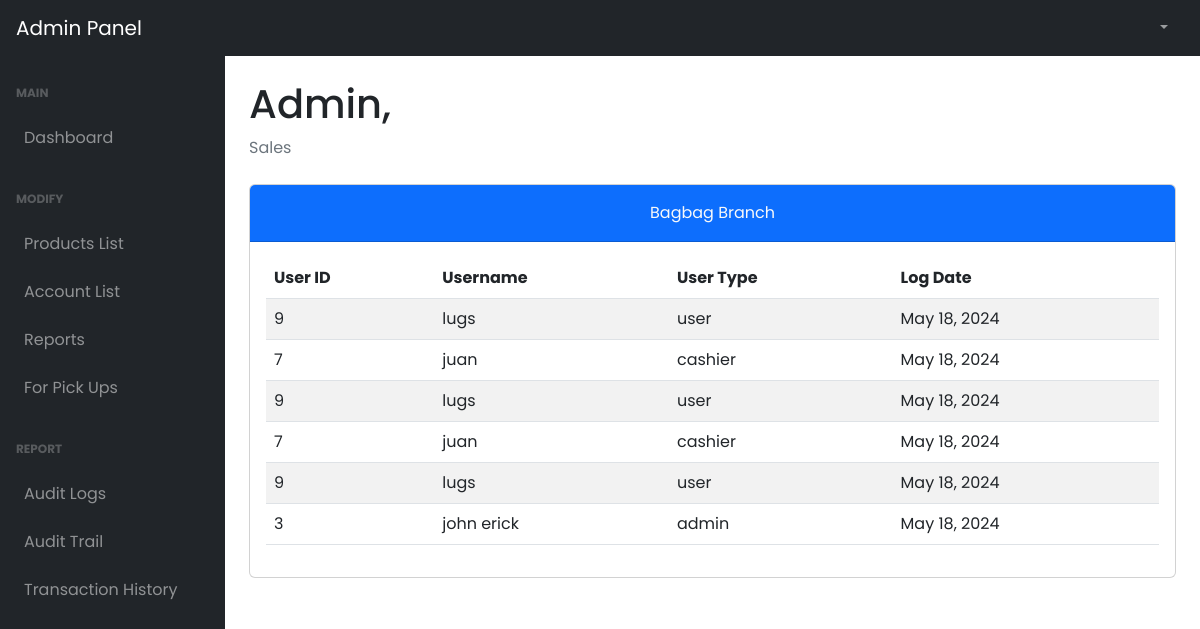
The app's page /admin/auditlogs.php (signed in), older data.
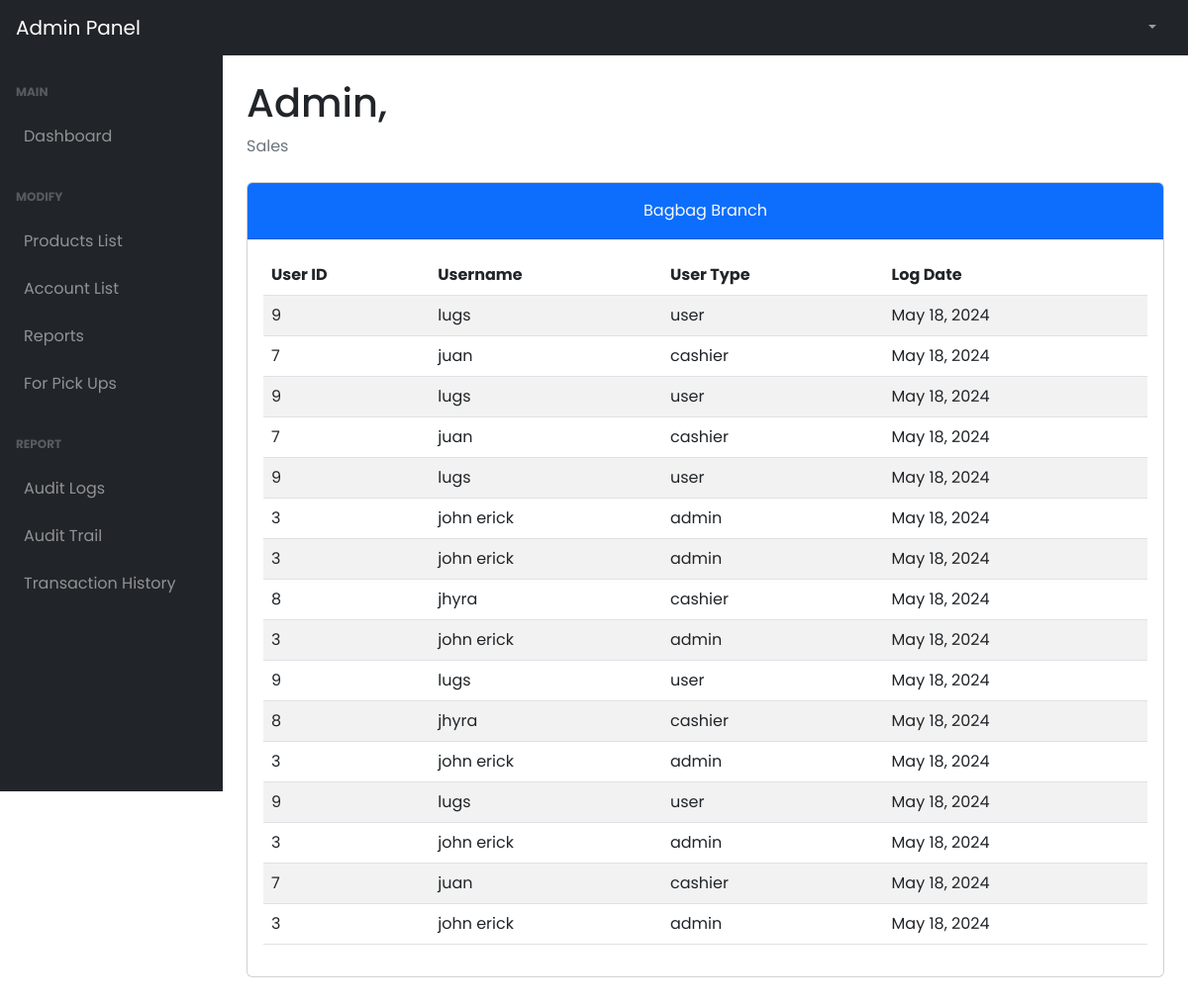
The same page, newer data.
### tables this page shows
CREATE TABLE `tbl_audit_log` (
  `log_user_id` int(11) DEFAULT NULL,
  `log_username` varchar(50) DEFAULT NULL,
  `log_user_type` varchar(50) DEFAULT NULL,
  `log_date` timestamp NULL DEFAULT current_timestamp()
);

CREATE TABLE `tbl_role` (
  `role_id` int(11) NOT NULL,
  `role_name` varchar(50) NOT NULL
);

### admin/auditlogs.php (the view, shortened to what this page needs)
<!DOCTYPE html>
<html lang="en">
  <head>
    <link href="../plugins/dataTables.bootstrap5.min.css" rel="stylesheet" />
    <link href="../plugins/responsive.bootstrap5.min.css" rel="stylesheet" />
    <link href="../styles/bootstrap5-min.css" rel="stylesheet" />
    <link href="../styles/card-general.css" rel="stylesheet" />
  </head>
  <body class="sb-nav-fixed">
    <?php require_once("./navbar.php"); ?>
    <div id="layoutSidenav">
      <?php require_once("./sidebar.php"); ?>
      <div id="layoutSidenav_content">
        <main>
          <div class="container-fluid px-4">
            <h1 class="mt-4" id="full_name">Admin,</h1>
            <ol class="breadcrumb mb-4">
              <li class="breadcrumb-item active">Sales</li>
            </ol>
              <div class="card mb-5">
                    <div class="card-header bg-primary pt-3">
                        <div class="text-center">
                            <p class="card-title text-light">Bagbag Branch
                        </div>
                    </div>
                    <div class="card-body">
                      <table id="userAuditLogs" class="table table-striped nowrap" style="width:100%">
                        <thead>
                          <tr>
                            <th>User ID</th>
                            <th>Username</th>
                            <th>User Type</th>
                            <th>Log Date</th>
                          </tr>
                        </thead>
                        <tbody>
                          <?php
                            $query = "SELECT tl.*, tr.role_name FROM tbl_audit_log tl
                            INNER JOIN tbl_role tr ON tr.role_id = tl.log_user_type;";
                            $stmt = $conn->prepare($query);
                            $stmt->execute();
                            $result = $stmt->get_result();
                              while ($data = $result->fetch_assoc()) {
                                $dateObject = new DateTime($data["log_date"]);
                          ?>
                          <tr>
                            <td><?php echo $data['log_user_id'];?></td>
                            <td><?php echo $data['log_username'];?></td>
                            <td><?php echo $data['role_name'];?></td>
                            <td><?php echo $dateObject->format('F j, Y'); ?></td>
                          </tr>
                          <?php
                            }
                          ?>
                        </tbody>
                      </table>
                    </div>
                  </div>
            </div>
      </main>
    </div>
  </div>
    <link rel="stylesheet" href="../styles/dataTables.min.css">
  </body>
</html>

### admin/navbar.php (shortened to what this page needs)
<nav class="sb-topnav navbar navbar-expand navbar-dark bg-dark">
      <a class="navbar-brand ps-3" href="index.php">Admin Panel</a>
      <button
        class="btn btn-link btn-sm order-1 order-lg-0 me-4 me-lg-0"
        id="sidebarToggle"
        href="#!"
      >
      </button>
      <ul class="navbar-nav ms-auto ms-md-0 me-3 me-lg-4">
        <li class="nav-item dropdown">
          <a
            class="nav-link dropdown-toggle"
            id="settingsDropDown"
            href="#"
            role="button"
            data-bs-toggle="dropdown"
            aria-expanded="false"
            ></a>
        </li>
      </ul>
    </nav>

### admin/sidebar.php (shortened to what this page needs)
<div id="layoutSidenav_nav">
  <nav class="sb-sidenav accordion sb-sidenav-dark" id="sidenavAccordion">
    <div class="sb-sidenav-menu">
      <div class="nav">
        <div class="sb-sidenav-menu-heading">Main</div>
        <a class="nav-link" href="index.php">
          Dashboard
        </a>
        <div class="sb-sidenav-menu-heading">Modify</div>
        <a class="nav-link collapsed" href="#" data-bs-toggle="collapse" data-bs-target="#collapseEmployeeProducts" aria-expanded="false" aria-controls="collapseEmployeeProducts">
          Products List
        </a>
        <a class="nav-link collapsed" href="#" data-bs-toggle="collapse" data-bs-target="#collapseEmployeeAccounts" aria-expanded="false" aria-controls="collapseEmployeeAccounts">
          Account List
        </a>
        <a class="nav-link" href="reports.php">
          Reports
        </a>
        <a class="nav-link collapsed" href="#" data-bs-toggle="collapse" data-bs-target="#collapsePickup" aria-expanded="false" aria-controls="collapsePickup">
          For Pick Ups
        </a>
        <div class="sb-sidenav-menu-heading">Report </div>
        <a class="nav-link" href="auditLogs.php">
          Audit Logs
        </a>
        <a class="nav-link" href="auditTrail.php">
          Audit Trail
        </a>
        <a class="nav-link" href="transHistory.php">
          Transaction History
        </a>
      </div>
    </div>
  </nav>
</div>

### styles/card-general.css (style rules this page uses)
* { margin: 0; padding: 0; box-sizing: border-box; font-family: "Poppins", sans-serif; }

Row changes from the older to the newer data that the page shows:
added tbl_audit_log: log_user "3", log_username "john erick", tbl_role.role_name "admin", log_date "May 18, 2024"
added tbl_audit_log: log_user "8", log_username "jhyra", tbl_role.role_name "cashier", log_date "May 18, 2024"
added tbl_audit_log: log_user "3", log_username "john erick", tbl_role.role_name "admin", log_date "May 18, 2024"
added tbl_audit_log: log_user "9", log_username "lugs", tbl_role.role_name "user", log_date "May 18, 2024"
added tbl_audit_log: log_user "8", log_username "jhyra", tbl_role.role_name "cashier", log_date "May 18, 2024"
added tbl_audit_log: log_user "3", log_username "john erick", tbl_role.role_name "admin", log_date "May 18, 2024"
added tbl_audit_log: log_user "9", log_username "lugs", tbl_role.role_name "user", log_date "May 18, 2024"
added tbl_audit_log: log_user "3", log_username "john erick", tbl_role.role_name "admin", log_date "May 18, 2024"
added tbl_audit_log: log_user "7", log_username "juan", tbl_role.role_name "cashier", log_date "May 18, 2024"
added tbl_audit_log: log_user "3", log_username "john erick", tbl_role.role_name "admin", log_date "May 18, 2024"
